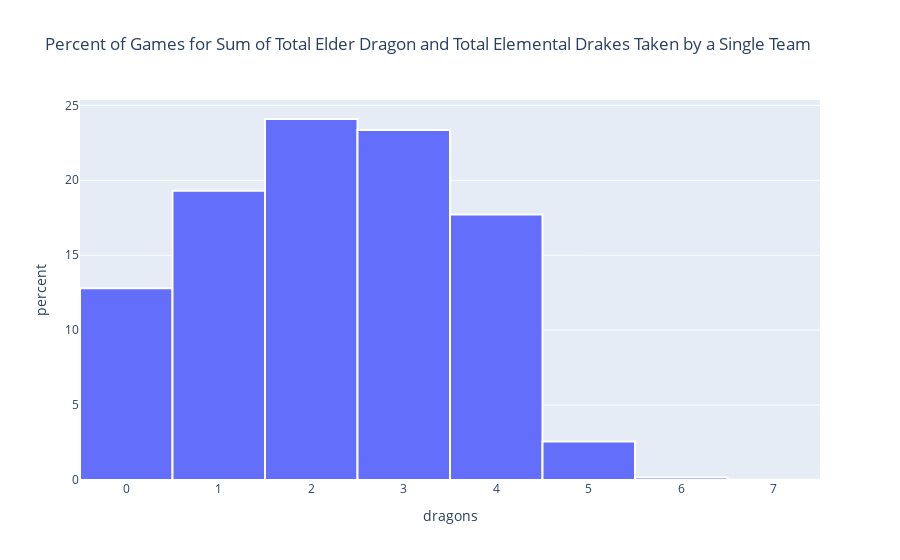

Notebook code cell kept with this figure:
### Markdown cell above
### 2.4 Univariate Analysis

Graph some important features selected.

Let's take a look at the distribution for some of column by using histograms.

### Code cell
fig = px.histogram(
    final_team_df,
    x="dragons",
    histnorm="percent",
    title="Percent of Games for Sum of Total Elder Dragon and Total Elemental Drakes Taken by a Single Team"
)
fig.update_traces(marker_line_color="white", marker_line_width=2)
fig.show()

### Figure 1 — Plotly figure (JSON) as saved in the notebook; plotly's stock layout.template omitted (floating-point values rounded to 4 significant figures; data arrays with more than 128 entries replaced by an {"elided": "..."} marker saying what was removed)
{"data": [{"alignmentgroup": "True", "bingroup": "x", "histnorm": "percent", "hovertemplate": "dragons=%{x}<br>percent=%{y}<extra></extra>", "legendgroup": "", "marker": {"color": "#636efa", "line": {"color": "white", "width": 2}, "pattern": {"shape": ""}}, "name": "", "offsetgroup": "", "orientation": "v", "showlegend": false, "type": "histogram", "x": {"elided": "19822 int values"}, "xaxis": "x", "yaxis": "y"}], "layout": {"barmode": "relative", "legend": {"tracegroupgap": 0}, "title": {"text": "Percent of Games for Sum of Total Elder Dragon and Total Elemental Drakes Taken by a Single Team"}, "xaxis": {"anchor": "y", "domain": [0, 1], "title": {"text": "dragons"}}, "yaxis": {"anchor": "x", "domain": [0, 1], "title": {"text": "percent"}}}}
